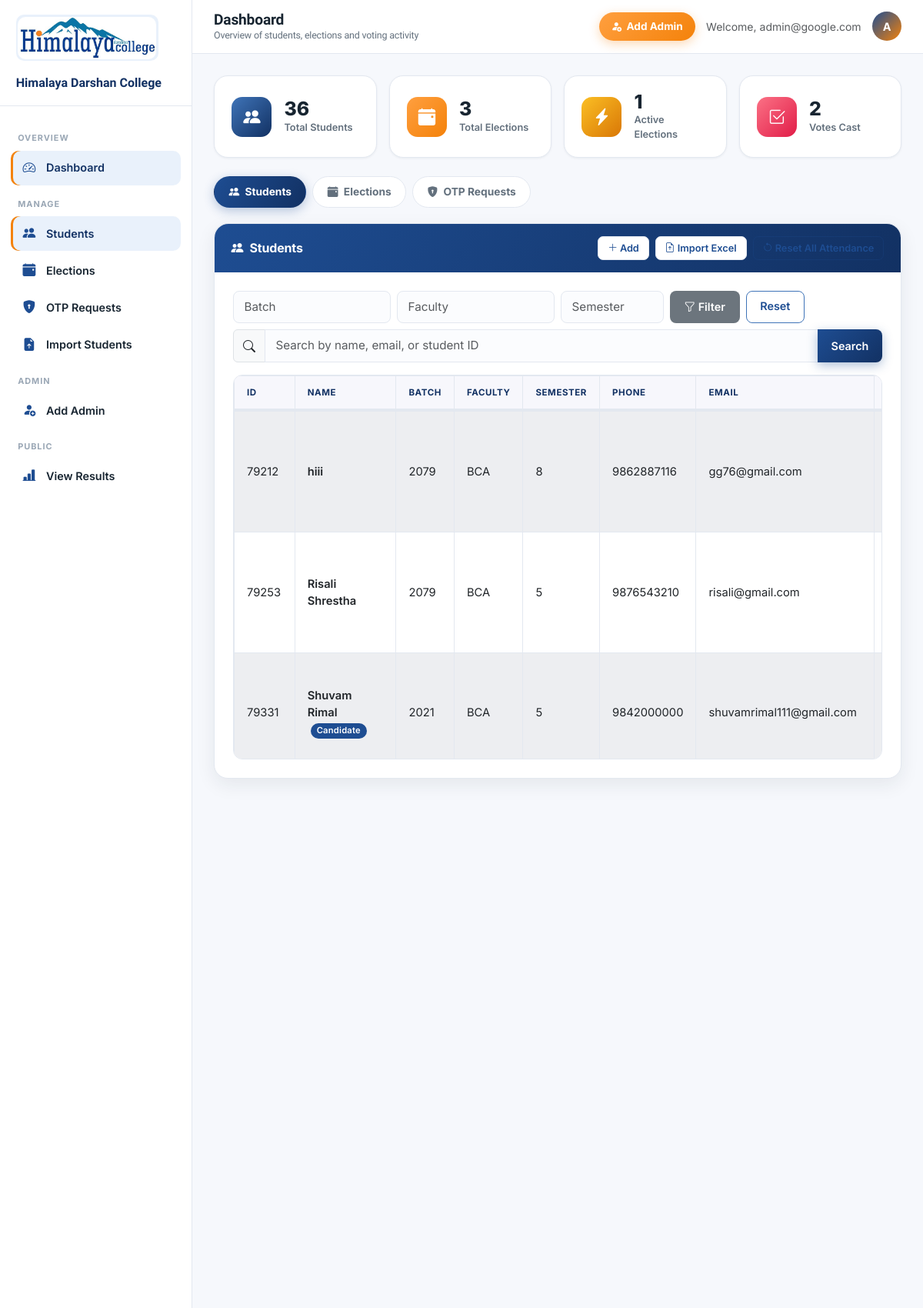
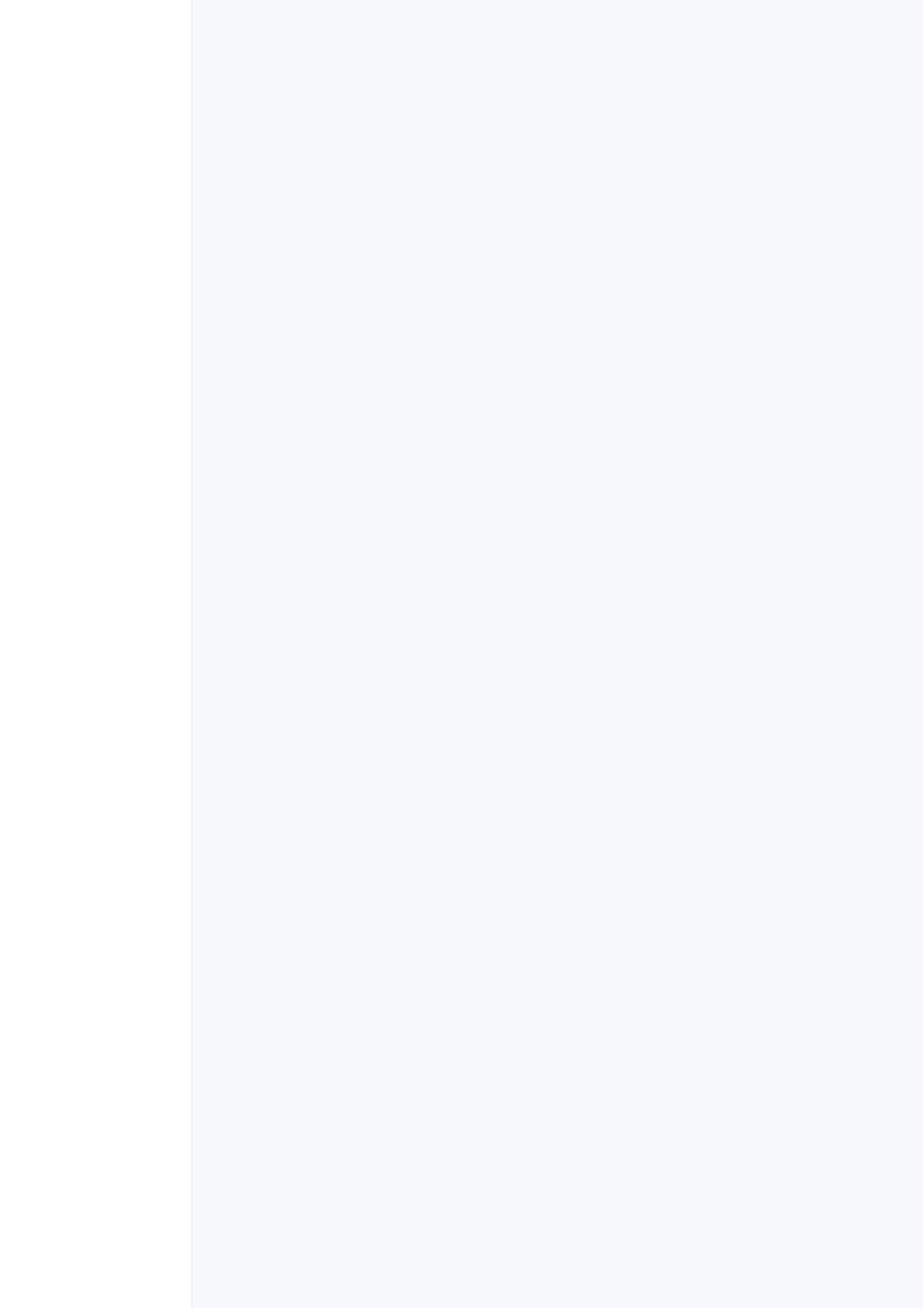
The page /Admin/home.php (signed in, upper part) on the database its author committed (2 pictures, top to bottom).
### tables this page shows
CREATE TABLE `student` (
  `student_id` int(11) NOT NULL,
  `student_name` varchar(100) NOT NULL,
  `student_batch` varchar(20) NOT NULL,
  `student_faculty` varchar(50) NOT NULL,
  `student_semester` int(11) NOT NULL CHECK (`student_semester` between 1 and 8),
  `student_phone` varchar(15) DEFAULT NULL,
  `student_email` varchar(100) DEFAULT NULL,
  `student_otp` varchar(6) DEFAULT NULL,
  `voting_status` tinyint(1) DEFAULT 0,
  `is_candidate` tinyint(1) DEFAULT 0,
  `is_present` tinyint(1) NOT NULL DEFAULT 0
);

### Admin/students.php (the view, shortened to what this page needs)
<?php
require_once '../Database/db_connect.php';
$batch = $_GET['batch'] ?? '';
$faculty = $_GET['faculty'] ?? '';
$semester = $_GET['semester'] ?? '';
$search = $_GET['search'] ?? '';
$sql = "SELECT s.*,
        CASE
            WHEN c.candidate_id IS NOT NULL THEN 'candidate'
            WHEN cs1.candidate_id IS NOT NULL THEN 'supporter1'
            WHEN cs2.candidate_id IS NOT NULL THEN 'supporter2'
            WHEN cp.candidate_id IS NOT NULL THEN 'proposer'
            ELSE 'none'
        END as candidate_role
        FROM student s
        LEFT JOIN candidate c ON s.student_id = c.student_id
        LEFT JOIN candidate cs1 ON s.student_id = cs1.supporter1
        LEFT JOIN candidate cs2 ON s.student_id = cs2.supporter2
        LEFT JOIN candidate cp ON s.student_id = cp.proposer
        WHERE 1=1";
$sql .= " GROUP BY s.student_id";
$result = $conn->query($sql);
?>
<div class="card shadow">
    <div class="card-header bg-primary text-white d-flex justify-content-between align-items-center flex-wrap gap-2">
        <span><i class="bi bi-people-fill me-2"></i>Students</span>
        <div class="d-flex gap-2">
            <a href="add_student.php" class="btn btn-sm btn-light"><i class="bi bi-plus-lg"></i> Add</a>
            <button type="button" class="btn btn-sm btn-light" data-bs-toggle="modal" data-bs-target="#importModal"><i class="bi bi-file-earmark-arrow-up"></i> Import Excel</button>
            <button type="button" class="btn btn-sm btn-outline-light" data-bs-toggle="modal" data-bs-target="#resetAttendanceModal"><i class="bi bi-arrow-counterclockwise"></i> Reset All Attendance</button>
        </div>
    </div>
    <div class="card-body">
        <form method="GET" action="home.php" class="row g-2 mb-3">
            <div class="col-md-3">
                <input type="text" name="batch" class="form-control" placeholder="Batch" value="<?= htmlspecialchars($batch) ?>">
            </div>
            <div class="col-md-3">
                <input type="text" name="faculty" class="form-control" placeholder="Faculty" value="<?= htmlspecialchars($faculty) ?>">
            </div>
            <div class="col-md-2">
                <input type="number" name="semester" class="form-control" placeholder="Semester" value="<?= htmlspecialchars($semester) ?>">
            </div>
            <div class="col-md-4 d-flex gap-2">
                <button type="submit" class="btn btn-secondary"><i class="bi bi-funnel"></i> Filter</button>
                <a href="home.php?section=students" class="btn btn-outline-secondary">Reset</a>
            </div>
            <div class="col-12 mt-2">
                <div class="input-group">
                    <span class="input-group-text"><i class="bi bi-search"></i></span>
                    <input type="text" name="search" class="form-control" placeholder="Search by name, email, or student ID" value="<?= htmlspecialchars($search) ?>">
                    <button type="submit" class="btn btn-primary">Search</button>
                </div>
            </div>
        </form>
        <div class="table-scroll">
            <table class="table table-bordered table-striped table-hover align-middle sticky-header">
                <thead>
                    <tr>
                        <th>ID</th><th>Name</th><th>Batch</th><th>Faculty</th><th>Semester</th>
                        <th>Phone</th><th>Email</th><th>Voted</th><th>Candidate</th><th>Present</th>
                    </tr>
                </thead>
                <tbody>
                <?php if ($result && $result->num_rows > 0): ?>
                    <?php while($row = $result->fetch_assoc()): ?>
                    <?php
                    $candidateRole = $row['candidate_role'] ?? 'none';
                    $isInvolved = ($candidateRole != 'none');
                    $roleLabel = '';
                    $roleBadgeClass = '';
                    switch($candidateRole) {
                        case 'candidate':
                            $roleLabel = 'Candidate';
                            $roleBadgeClass = 'bg-primary';
                            break;
                        case 'supporter1':
                        case 'supporter2':
                            $roleLabel = 'Supporter';
                            $roleBadgeClass = 'bg-info';
                            break;
                        default:
                            $roleLabel = '';
                            $roleBadgeClass = '';
                    }
                    ?>
                    <tr>
                        <td><?= $row['student_id'] ?></td>
                        <td class="fw-semibold">
                            <?= htmlspecialchars($row['student_name']) ?>
                            <?php if ($isInvolved): ?>
                                <span class="badge <?= $roleBadgeClass ?> role-badge ms-1"><?= $roleLabel ?></span>
                            <?php endif; ?>
                        </td>
                        <td><?= htmlspecialchars($row['student_batch']) ?></td>
                        <td><?= htmlspecialchars($row['student_faculty']) ?></td>
                        <td><?= $row['student_semester'] ?></td>
                        <td><?= htmlspecialchars($row['student_phone']) ?></td>
                        <td><?= htmlspecialchars($row['student_email']) ?></td>
                        <td><span class="badge bg-<?= $row['voting_status'] ? 'success' : 'secondary' ?>"><?= $row['voting_status'] ? 'Yes' : 'No' ?></span></td>
                    </tr>
                    <?php endwhile; ?>
                <?php else: ?>
                    <tr><td colspan="11" class="text-center text-muted py-4"><i class="bi bi-inbox display-6 d-block mb-2"></i>No students found.</td></tr>
                <?php endif; ?>
                </tbody>
            </table>
        </div>
    </div>
</div>

### assets/css/custom.css (style rules this page uses)
:root { --primary:#ffffff; --primary-tint:#f6f8fc; --primary-shade:#eef1f6; --secondary:#1e4d92; --secondary-dark:#123163; --secondary-light:#3f74b8; --secondary-soft:#e9f1fb; --tertiary:#f4820a; --tertiary-dark:#c96600; --tertiary-light:#ff9f3f; --tertiary-soft:#fff1e0; --success:#16a34a; --danger:#e11d48; --warning:#d97706; --primary-brand:var(--secondary); --primary-dark:var(--secondary-dark); --primary-light:var(--secondary-light); --accent:var(--tertiary); --ink:#182531; --muted:#63707d; --border:#e3e8f0; --bg:var(--primary-tint); --card:var(--primary); --sidebar-from:#ffffff; --sidebar-to:#ffffff; --radius-lg:18px; --radius-md:12px; --radius-sm:8px; --shadow-sm:0 1px 3px rgba(24,37,49,0.06); --shadow-md:0 8px 24px rgba(24,37,49,0.08); --shadow-lg:0 20px 50px rgba(24,37,49,0.16); }
* { box-sizing:border-box; }
html, body { background:var(--bg); color:var(--ink); font-family:'Inter','Plus Jakarta Sans',-apple-system,BlinkMacSystemFont,sans-serif; -webkit-font-smoothing:antialiased; }
a { color:var(--secondary); text-decoration:none; }
.btn { border-radius:var(--radius-sm); font-weight:600; font-size:0.9rem; padding:0.5rem 1.1rem; transition:all .18s ease; border:1px solid transparent; }
.btn-sm { border-radius:7px; padding:0.32rem 0.75rem; font-size:0.8rem; }
.btn-primary { background:linear-gradient(135deg,var(--secondary),var(--secondary-dark)); border:none; color:#fff; box-shadow:0 4px 14px rgba(30,77,146,0.35); }
.btn-secondary, .btn-outline-secondary { border-radius:var(--radius-sm); }
.btn-outline-secondary { color:var(--secondary); border-color:var(--secondary-light); }
.btn-outline-light { border-color:rgba(30,77,146,0.25); color:var(--secondary); }
.btn-light { background:#fff; color:var(--secondary); border:1px solid var(--border); }
.card { border:1px solid var(--border); border-radius:var(--radius-lg); box-shadow:var(--shadow-sm); background:var(--card); }
.card-header { border-radius:var(--radius-lg) var(--radius-lg) 0 0 !important; border-bottom:none; font-weight:700; padding:1rem 1.35rem; letter-spacing:-0.01em; }
.card-header.bg-primary { background:linear-gradient(120deg,var(--secondary),var(--secondary-dark)) !important; }
.card-body { padding:1.5rem; }
.card.shadow { box-shadow:var(--shadow-md) !important; }
.form-control, .form-select { border-radius:var(--radius-sm); border:1.5px solid var(--border); padding:0.55rem 0.85rem; font-size:0.95rem; transition:all .15s ease; background:#fbfcfe; }
.table { margin-bottom:0; }
.table thead th { background:var(--secondary-soft); color:var(--secondary-dark); font-size:0.72rem; text-transform:uppercase; letter-spacing:.05em; font-weight:700; border-bottom:2px solid var(--border); padding:0.85rem 1rem; white-space:nowrap; }
.table td { padding:0.75rem 1rem; vertical-align:middle; border-color:var(--border); font-size:0.92rem; }
.table-striped>tbody>tr:nth-of-type(odd)>* { background-color:#fafbfe; }
.table-bordered { border-color:var(--border); }
.badge { font-weight:600; padding:0.4em 0.75em; border-radius:30px; font-size:0.72rem; letter-spacing:.02em; }
.badge.bg-primary { background:var(--secondary) !important; }
.bg-primary { background:linear-gradient(120deg,var(--secondary),var(--secondary-dark)) !important; }

### Admin/students.php (style rules this page uses)
.sticky-header thead th { position: sticky; top: 0; background: #f7f7fc; z-index: 10; box-shadow: inset 0 -2px 0 var(--border, #e7e6f3); }
.table-scroll { max-height: 500px; overflow-y: auto; border-radius: var(--radius-md, 8px); border: 1px solid var(--border, #e7e6f3); }
.table-scroll table { margin-bottom: 0; }
.table-scroll .table thead th { background: #f7f7fc; }
.role-badge { font-size: 0.7rem; padding: 0.25rem 0.5rem; }

### rows shown on the page
student: student_id "79212", student_name "hiii", student_batch "2079", student_faculty "BCA", student_semester "8", student_phone "9862887116", student_email "gg76@gmail.com"
student: student_id "79253", student_name "Risali Shrestha", student_batch "2079", student_faculty "BCA", student_semester "5", student_phone "9876543210", student_email "risali@gmail.com"
student: student_id "79331", student_name "Shuvam Rimal", roleLabel "Candidate", student_batch "2021", student_faculty "BCA", student_semester "5", student_phone "9842000000", student_email "shuvamrimal111@gmail.com"

### other values the page prints
$pageTitle "Dashboard"
$pageSubtitle "Overview of students, elections and voting activity"
$adminEmail "admin@google.com"
$adminInitial "A"
$total_students "36"
$total_elections "3"
$active_elections "1"
$total_votes "2"
